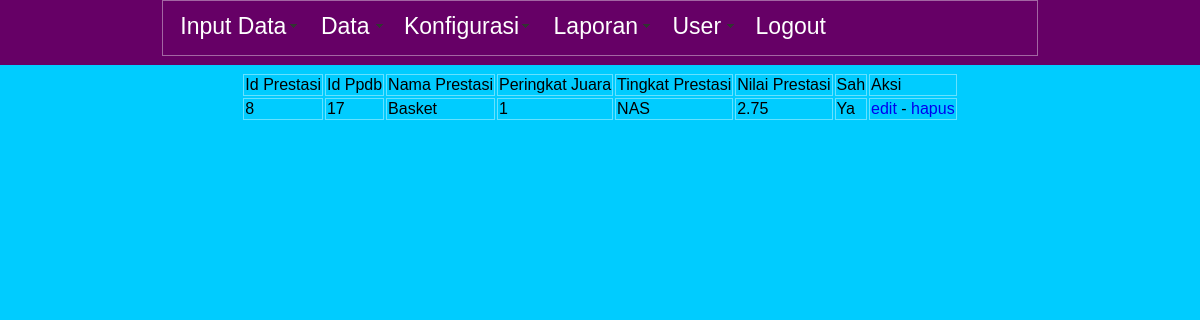
Page /panel/tampil_prestasi.php (signed in) on the committed database.
### tables this page shows
CREATE TABLE IF NOT EXISTS `ppdb_prestasi` (
  `id_prestasi` int(10) NOT NULL AUTO_INCREMENT,
  `id_ppdb` int(10) NOT NULL,
  `nama_prestasi` varchar(200) NOT NULL,
  `peringkat_juara` int(5) NOT NULL,
  `tingkat_prestasi` varchar(200) NOT NULL,
  `nilai_prestasi` double NOT NULL,
  `sah` tinyint(1) NOT NULL DEFAULT '0',
  PRIMARY KEY (`id_prestasi`)
);

### panel/tampil_prestasi.php (the view, shortened to what this page needs)
<?php require_once('../Connections/connect.php'); ?>
<?php include('auth.php'); ?>
<?php include('../inc/fungsi.php'); ?>
<?php
$query_ppdb_prestasi = "SELECT * FROM ppdb_prestasi ORDER BY id_prestasi DESC";
$ppdb_prestasi = mysql_query($query_ppdb_prestasi, $connect) or die(mysql_error());
$row_ppdb_prestasi = mysql_fetch_assoc($ppdb_prestasi);
?>
<!DOCTYPE html PUBLIC "-//W3C//DTD XHTML 1.0 Transitional//EN" "http://www.w3.org/TR/xhtml1/DTD/xhtml1-transitional.dtd">
<html xmlns="http://www.w3.org/1999/xhtml">
<head>
<link href="../css/style.css" rel="stylesheet" type="text/css" />
</head>
<body>
<div id="nav">
    <table width="73%" border="0" cellspacing="0" cellpadding="0" align="center">
  <tr>
    <td><?php include('../inc/header.php') ?></td>
  </tr>
</table>
</div>
<br />
<br />
<br />
<br />
<table border="0" align="center">
  <tr>
    <td>Id Prestasi</td>
    <td>Id Ppdb</td>
    <td>Nama Prestasi</td>
    <td>Peringkat Juara</td>
    <td>Tingkat Prestasi</td>
    <td>Nilai Prestasi</td>
    <td>Sah</td>
    <td>Aksi</td>
  </tr>
  <?php do { ?>
    <tr>
      <td><?php echo $row_ppdb_prestasi['id_prestasi']; ?></td>
      <td><?php echo $row_ppdb_prestasi['id_ppdb']; ?></td>
      <td><?php echo $row_ppdb_prestasi['nama_prestasi']; ?></td>
      <td><?php echo $row_ppdb_prestasi['peringkat_juara']; ?></td>
      <td><?php echo $row_ppdb_prestasi['tingkat_prestasi']; ?></td>
      <td><?php echo $row_ppdb_prestasi['nilai_prestasi']; ?></td>
      <td><?php echo yesno($row_ppdb_prestasi['sah']); ?></td>
      <td><a href="edit_prestasi.php?id=<?php echo $row_ppdb_prestasi['id_prestasi']; ?>">edit</a> - <a href="hapus_prestasi.php?id=<?php echo $row_ppdb_prestasi['id_prestasi']; ?>">hapus</a></td>
    </tr>
    <?php } while ($row_ppdb_prestasi = mysql_fetch_assoc($ppdb_prestasi)); ?>
</table>
</body>
</html>

### inc/fungsi.php (shortened to what this page needs)
<?php
function yesno($boolean){
	if($boolean == 1){
		echo 'Ya';
	}else{
		echo 'tidak';
	}
}
?>

### css/style.css (style rules this page uses)
body { font-family: Verdana, Geneva, sans-serif; margin:0; background: #0CF; }
#nav { width: 100%; position: fixed; top: 0px; height: 65px; font-size: 23px; margin-top: 0px; left:0; z-index:1; background-color:#606; display:block; }
a:link { text-decoration:none; }
tr, td { border:solid 1px rgba(255,255,255,0.4); }

### rows in the picture
ppdb_prestasi: id_prestasi "8", id_ppdb "17", nama_prestasi "Basket", peringkat_juara "1", tingkat_prestasi "NAS", nilai_prestasi "2.75", sah "Ya"
